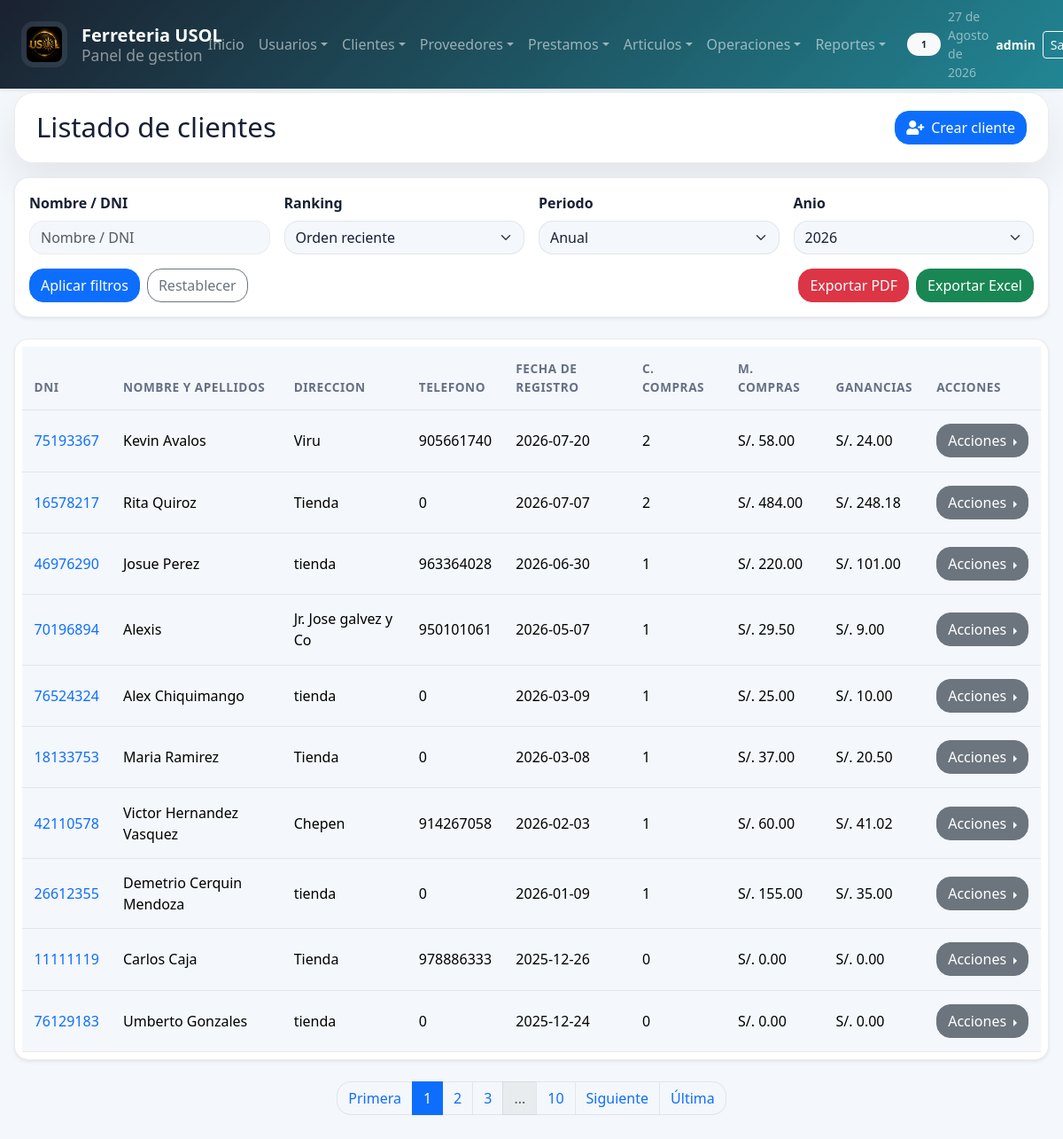
The page /sistema/clientes/lista_clientes.php (signed in) on the database its author committed.
### tables this page shows
CREATE TABLE `clientes` (
  `Id_Cliente` int(11) NOT NULL AUTO_INCREMENT,
  `Nombre` varchar(50) NOT NULL,
  `Dni` int(8) DEFAULT NULL,
  `Telefono` int(9) DEFAULT NULL,
  `direccion` varchar(50) DEFAULT NULL,
  `Fecha_Registro` date NOT NULL,
  `cantidadCompras` int(11) DEFAULT NULL,
  `montoCompras` double DEFAULT NULL,
  `gananciaGenerada` double DEFAULT NULL,
  PRIMARY KEY (`Id_Cliente`)
);

### sistema/includes/analytics.php (called while the page is built, shortened)
<?php
function analyticsGetDateFilters($source = null)
{
    $source = is_array($source) ? $source : $_GET;
    $currentYear = (int)date('Y');
    $currentMonth = date('Y-m');
    $period = isset($source['period']) ? strtolower(trim((string)$source['period'])) : 'year';
    $selectedYear = isset($source['year']) ? (int)$source['year'] : $currentYear;
    $selectedMonth = isset($source['month']) ? trim((string)$source['month']) : $currentMonth;
    $inputStart = isset($source['start_date']) ? trim((string)$source['start_date']) : '';
    $inputEnd = isset($source['end_date']) ? trim((string)$source['end_date']) : '';
    if ($period === 'month') {
        $monthDate = DateTime::createFromFormat('Y-m', $selectedMonth);
        if (!$monthDate) {
            $monthDate = DateTime::createFromFormat('Y-m', $currentMonth);
        }
        $startDate = $monthDate->format('Y-m-01');
        $endDate = $monthDate->format('Y-m-t');
        $label = strftime('%B %Y', strtotime($startDate));
    } else {
        $period = 'year';
        $startDate = sprintf('%04d-01-01', $selectedYear);
        $endDate = sprintf('%04d-12-31', $selectedYear);
        $label = 'Anio ' . $selectedYear;
    }
    $topLimit = isset($source['top_limit']) ? (int)$source['top_limit'] : 10;
    $topMetric = isset($source['top_metric']) ? trim((string)$source['top_metric']) : 'monto';
    return [
        'period' => $period,
        'year' => $selectedYear,
        'month' => $selectedMonth,
        'start_date' => $startDate,
        'end_date' => $endDate,
        'label' => ucfirst($label),
        'top_limit' => $topLimit,
        'top_metric' => $topMetric,
    ];
}
function analyticsGetYearOptions($pastYears = 5)
{
    $currentYear = (int)date('Y');
    $years = [];
    for ($year = $currentYear; $year >= ($currentYear - $pastYears); $year--) {
        $years[] = $year;
    }
    return $years;
}
function analyticsGetClientExclusionClause($alias = 'c')
{
    return "COALESCE({$alias}.Dni, 0) <> 11111111 AND TRIM(LOWER(COALESCE({$alias}.Nombre, ''))) <> 'Cliente General'";
}
function analyticsGetNonCanceledSalesClause($alias = 'v')
{
    return "LOWER(COALESCE({$alias}.Estado, '')) <> 'anulado'";
}
function analyticsBindParams($stmt, $types, array &$params)
{
    $references = [];
    $references[] = &$types;
    foreach ($params as $index => $value) {
        $references[] = &$params[$index];
    }
    call_user_func_array([$stmt, 'bind_param'], $references);
}
function analyticsFetchAll($conexionDB, $sql, $types = '', $params = [])
{
    $stmt = $conexionDB->prepare($sql);
    analyticsBindParams($stmt, $types, $params);
    if (!$stmt->execute()) {
        return [];
    }
    $result = $stmt->get_result();
    return $result ? $result->fetch_all(MYSQLI_ASSOC) : [];
}
function analyticsFetchOne($conexionDB, $sql, $types = '', $params = [])
{
    $rows = analyticsFetchAll($conexionDB, $sql, $types, $params);
    return $rows ? $rows[0] : null;
}
function analyticsGetClientsListData($conexionDB, $filters, $search = '', $sort = '', $page = 1, $resultsPerPage = 10)
{
    $page = max(1, (int)$page);
    $resultsPerPage = max(1, (int)$resultsPerPage);
    $startFrom = ($page - 1) * $resultsPerPage;
    $types = 'ss';
    $params = [
        $filters['start_date'] . ' 00:00:00',
        $filters['end_date'] . ' 23:59:59',
    ];
    $searchSql = '';
    $sortMap = [
        'cantidadCompra' => 'cantidadCompras DESC, montoCompras DESC, gananciaGenerada DESC, c.Nombre ASC',
        'mayorCompra' => 'montoCompras DESC, cantidadCompras DESC, gananciaGenerada DESC, c.Nombre ASC',
        'mayorUtilidad' => 'gananciaGenerada DESC, montoCompras DESC, cantidadCompras DESC, c.Nombre ASC',
    ];
    $orderBy = $sortMap[$sort] ?? 'c.Id_Cliente DESC';
    $activitySql = isset($sortMap[$sort]) ? ' AND (COALESCE(cv.cantidadCompras, 0) > 0 OR COALESCE(cv.montoCompras, 0) > 0 OR COALESCE(cv.gananciaGenerada, 0) > 0)' : '';
    $baseQuery = "
        FROM clientes c
        LEFT JOIN (
            SELECT v.dniCliente,
                   COUNT(v.IdVenta) AS cantidadCompras,
                   COALESCE(SUM(v.Total), 0) AS montoCompras,
                   COALESCE(SUM(v.utilidad), 0) AS gananciaGenerada
            FROM ventas v
            INNER JOIN clientes c2 ON c2.Dni = v.dniCliente
            WHERE " . analyticsGetNonCanceledSalesClause('v') . " AND " . analyticsGetClientExclusionClause('c2') . " AND v.Fecha BETWEEN ? AND ?
            GROUP BY v.dniCliente
        ) cv ON cv.dniCliente = c.Dni
        WHERE " . analyticsGetClientExclusionClause('c') . $searchSql . $activitySql;
    $countRow = analyticsFetchOne(
        $conexionDB,
        "SELECT COUNT(*) AS total {$baseQuery}",
        $types,
        $params
    );
    $rows = analyticsFetchAll(
        $conexionDB,
        "SELECT c.Id_Cliente, c.Dni, c.Nombre, c.direccion, c.Telefono, c.Fecha_Registro,
                COALESCE(cv.cantidadCompras, 0) AS cantidadCompras,
                COALESCE(cv.montoCompras, 0) AS montoCompras,
                COALESCE(cv.gananciaGenerada, 0) AS gananciaGenerada
         {$baseQuery}
         ORDER BY {$orderBy}
         LIMIT {$startFrom}, {$resultsPerPage}",
        $types,
        $params
    );
    return [
        'rows' => $rows,
        'total_records' => isset($countRow['total']) ? (int)$countRow['total'] : 0,
    ];
}

### sistema/clientes/lista_clientes.php (the view, shortened to what this page needs)
<?php
include "../../conexion.php";
require_once __DIR__ . "/../includes/analytics.php";
include "../includes/paginador.php";
$filters = analyticsGetDateFilters($_GET);
$results_per_page = 10;
$current_page = isset($_GET['page']) ? max(1, (int)$_GET['page']) : 1;
$busquedaCliente = isset($_GET['busquedaCliente']) ? trim((string)$_GET['busquedaCliente']) : '';
$filtrosVarios = isset($_GET['filtrosVarios']) ? trim((string)$_GET['filtrosVarios']) : '';
$yearOptions = analyticsGetYearOptions();
$clientData = analyticsGetClientsListData(
    $conexionDB,
    $filters,
    $busquedaCliente,
    $filtrosVarios,
    $current_page,
    $results_per_page
);
$rows = $clientData['rows'];
?>
<!DOCTYPE html>
<html lang="es">
<head>
    <?php include "../includes/scripts_2.php"; ?>
</head>
<body>
    <?php include "../includes/header_2.php"; ?>
    <section id="container">
        <div class="title_container">
            <h1>Listado de clientes</h1>
            <a href="registro_cliente.php" class="btn_new"><i class="fas fa-user-plus"></i> Crear cliente</a>
        </div>
        <div class="header_container">
            <div class="row g-3 align-items-end">
                <div class="col-12 col-md-4 col-lg-3">
                    <label for="busquedaCliente">Nombre / DNI</label>
                    <input class="filtrosBusqueda" type="text" name="busquedaCliente" id="busquedaCliente" placeholder="Nombre / DNI" value="<?php echo htmlspecialchars($busquedaCliente); ?>">
                </div>
                <div class="col-12 col-md-4 col-lg-3">
                    <label for="filtrosVarios">Ranking</label>
                    <select class="filtrosBusqueda" name="filtrosVarios" id="filtrosVarios">
                        <option value="">Orden reciente</option>
                    </select>
                </div>
                <div class="col-12 col-md-4 col-lg-3">
                    <label for="period">Periodo</label>
                    <select class="filtrosBusqueda" name="period" id="period">
                        <option value="year" <?php echo $filters['period'] === 'year' ? 'selected' : ''; ?>>Anual</option>
                    </select>
                </div>
                <div class="analytics-period-field col-12 col-md-4 col-lg-3" data-period-target="year">
                    <label for="year">Anio</label>
                    <select class="filtrosBusqueda" name="year" id="year">
                        <?php foreach ($yearOptions as $yearOption) { ?>
                            <option value="<?php echo $yearOption; ?>" <?php echo (int)$filters['year'] === (int)$yearOption ? 'selected' : ''; ?>><?php echo $yearOption; ?></option>
                        <?php } ?>
                    </select>
                </div>
                <div class="col-12 col-md-4 col-lg-3">
                    <div class="d-flex gap-2">
                        <button type="button" class="btn btn-primary" onclick="buscarCliente()">Aplicar filtros</button>
                        <a class="btn btn-outline-secondary" href="lista_clientes.php">Restablecer</a>
                    </div>
                </div>
                <div class="col-12 col-md-4 col-lg-4 ms-lg-auto">
                    <div class="d-flex gap-2 justify-content-md-end">
                        <button class="btn btn-danger" type="button" onclick="exportarClientesPDF()">Exportar PDF</button>
                        <button class="btn btn-success" type="button" onclick="exportarClientesEXCEL()">Exportar Excel</button>
                    </div>
                </div>
            </div>
        </div>
        <div class="containerTable">
            <table id="tablaClientes">
                <thead>
                    <tr>
                        <th>DNI</th>
                        <th>Nombre y apellidos</th>
                        <th>Direccion</th>
                        <th>Telefono</th>
                        <th>Fecha de registro</th>
                        <th>C. compras</th>
                        <th>M. compras</th>
                        <th>Ganancias</th>
                        <th>Acciones</th>
                    </tr>
                </thead>
                <tbody>
                    <?php if ($rows) { ?>
                        <?php foreach ($rows as $data) { ?>
                            <tr>
                                <td><a href="../operaciones/venta_articulo.php?dni=<?php echo $data['Dni']; ?>"><?php echo $data['Dni']; ?></a></td>
                                <td><?php echo htmlspecialchars($data['Nombre']); ?></td>
                                <td><?php echo htmlspecialchars($data['direccion']); ?></td>
                                <td><?php echo htmlspecialchars((string)$data['Telefono']); ?></td>
                                <td><?php echo htmlspecialchars($data['Fecha_Registro']); ?></td>
                                <td><?php echo (int)$data['cantidadCompras']; ?></td>
                                <td>S/. <?php echo number_format((float)$data['montoCompras'], 2); ?></td>
                                <td>S/. <?php echo number_format((float)$data['gananciaGenerada'], 2); ?></td>
                                <td>
                                    <div class="btn-group dropend">
                                        <button class="btn btn-secondary dropdown-toggle" type="button" data-bs-toggle="dropdown" aria-expanded="false">
                                            Acciones
                                        </button>
                                    </div>
                                </td>
                            </tr>
                        <?php } ?>
                    <?php } else { ?>
                        <tr><td colspan="9">No se encontraron clientes para el periodo seleccionado.</td></tr>
                    <?php } ?>
                </tbody>
            </table>
        </div>
    </section>
</body>
</html>

### rows shown on the page
clientes: Dni "75193367", Nombre "Kevin Avalos", direccion "Viru", Telefono "905661740", Fecha_Registro "2026-07-20", cantidadCompras "2", montoCompras "58.00", gananciaGenerada "24.00"
clientes: Dni "16578217", Nombre "Rita Quiroz", direccion "Tienda", Telefono "0", Fecha_Registro "2026-07-07", cantidadCompras "2", montoCompras "484.00", gananciaGenerada "248.18"
clientes: Dni "46976290", Nombre "Josue Perez", direccion "tienda", Telefono "963364028", Fecha_Registro "2026-06-30", cantidadCompras "1", montoCompras "220.00", gananciaGenerada "101.00"
clientes: Dni "70196894", Nombre "Alexis", direccion "Jr. Jose galvez y Co", Telefono "950101061", Fecha_Registro "2026-05-07", cantidadCompras "1", montoCompras "29.50", gananciaGenerada "9.00"
clientes: Dni "76524324", Nombre "Alex Chiquimango", direccion "tienda", Telefono "0", Fecha_Registro "2026-03-09", cantidadCompras "1", montoCompras "25.00", gananciaGenerada "10.00"
clientes: Dni "18133753", Nombre "Maria Ramirez", direccion "Tienda", Telefono "0", Fecha_Registro "2026-03-08", cantidadCompras "1", montoCompras "37.00", gananciaGenerada "20.50"
clientes: Dni "42110578", Nombre "Victor Hernandez Vasquez", direccion "Chepen", Telefono "914267058", Fecha_Registro "2026-02-03", cantidadCompras "1", montoCompras "60.00", gananciaGenerada "41.02"
clientes: Dni "26612355", Nombre "Demetrio Cerquin Mendoza", direccion "tienda", Telefono "0", Fecha_Registro "2026-01-09", cantidadCompras "1", montoCompras "155.00", gananciaGenerada "35.00"
clientes: Dni "11111119", Nombre "Carlos Caja", direccion "Tienda", Telefono "978886333", Fecha_Registro "2025-12-26", cantidadCompras "0", montoCompras "0.00", gananciaGenerada "0.00"
clientes: Dni "76129183", Nombre "Umberto Gonzales", direccion "tienda", Telefono "0", Fecha_Registro "2025-12-24", cantidadCompras "0", montoCompras "0.00", gananciaGenerada "0.00"

### other values the page prints
$_SESSION['rol_name'] "1"
fechaC() "27 de Agosto de 2026"
$_SESSION['user'] "admin"
$total_pages "10"
form field year "2026"
